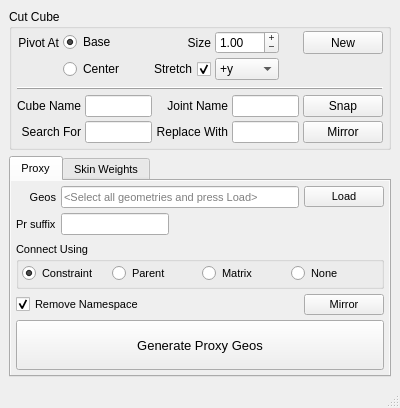
<?xml version="1.0" encoding="UTF-8"?>
<ui version="4.0">
 <class>proxyRigGenerator_MainWindow</class>
 <widget class="QMainWindow" name="proxyRigGenerator_MainWindow">
  <property name="geometry">
   <rect>
    <x>0</x>
    <y>0</y>
    <width>400</width>
    <height>391</height>
   </rect>
  </property>
  <property name="windowTitle">
   <string>MainWindow</string>
  </property>
  <widget class="QWidget" name="centralwidget">
   <layout class="QVBoxLayout" name="verticalLayout" stretch="0,2">
    <item>
     <widget class="QGroupBox" name="cutCube_groupBox">
      <property name="layoutDirection">
       <enum>Qt::LeftToRight</enum>
      </property>
      <property name="locale">
       <locale language="English" country="UnitedStates"/>
      </property>
      <property name="title">
       <string>Cut Cube</string>
      </property>
      <layout class="QVBoxLayout" name="verticalLayout_2">
       <property name="spacing">
        <number>3</number>
       </property>
       <property name="leftMargin">
        <number>5</number>
       </property>
       <property name="topMargin">
        <number>0</number>
       </property>
       <property name="rightMargin">
        <number>5</number>
       </property>
       <property name="bottomMargin">
        <number>0</number>
       </property>
       <item>
        <layout class="QGridLayout" name="gridLayout_5" columnstretch="5,5,5,5,5,5,5">
         <property name="topMargin">
          <number>2</number>
         </property>
         <property name="bottomMargin">
          <number>4</number>
         </property>
         <property name="spacing">
          <number>4</number>
         </property>
         <item row="0" column="3">
          <widget class="QLabel" name="label_6">
           <property name="text">
            <string>Size</string>
           </property>
           <property name="alignment">
            <set>Qt::AlignRight|Qt::AlignTrailing|Qt::AlignVCenter</set>
           </property>
          </widget>
         </item>
         <item row="0" column="4">
          <widget class="QDoubleSpinBox" name="size_doubleSpinBox">
           <property name="locale">
            <locale language="English" country="UnitedStates"/>
           </property>
           <property name="buttonSymbols">
            <enum>QAbstractSpinBox::PlusMinus</enum>
           </property>
           <property name="correctionMode">
            <enum>QAbstractSpinBox::CorrectToNearestValue</enum>
           </property>
           <property name="maximum">
            <double>100.000000000000000</double>
           </property>
           <property name="singleStep">
            <double>0.100000000000000</double>
           </property>
           <property name="value">
            <double>1.000000000000000</double>
           </property>
          </widget>
         </item>
         <item row="0" column="1">
          <widget class="QRadioButton" name="base_radioButton">
           <property name="layoutDirection">
            <enum>Qt::LeftToRight</enum>
           </property>
           <property name="text">
            <string>Base</string>
           </property>
           <property name="checked">
            <bool>true</bool>
           </property>
          </widget>
         </item>
         <item row="1" column="1">
          <widget class="QRadioButton" name="center_radioButton">
           <property name="layoutDirection">
            <enum>Qt::LeftToRight</enum>
           </property>
           <property name="text">
            <string>Center</string>
           </property>
          </widget>
         </item>
         <item row="0" column="0">
          <widget class="QLabel" name="label_10">
           <property name="text">
            <string>Pivot At</string>
           </property>
           <property name="alignment">
            <set>Qt::AlignRight|Qt::AlignTrailing|Qt::AlignVCenter</set>
           </property>
          </widget>
         </item>
         <item row="0" column="6">
          <widget class="QPushButton" name="newCube_pushButton">
           <property name="sizePolicy">
            <sizepolicy hsizetype="Minimum" vsizetype="Minimum">
             <horstretch>0</horstretch>
             <verstretch>0</verstretch>
            </sizepolicy>
           </property>
           <property name="text">
            <string>New</string>
           </property>
          </widget>
         </item>
         <item row="1" column="4">
          <widget class="QComboBox" name="axis_comboBox">
           <property name="layoutDirection">
            <enum>Qt::LeftToRight</enum>
           </property>
           <property name="currentIndex">
            <number>2</number>
           </property>
           <item>
            <property name="text">
             <string>+x</string>
            </property>
           </item>
           <item>
            <property name="text">
             <string>-x</string>
            </property>
           </item>
           <item>
            <property name="text">
             <string>+y</string>
            </property>
           </item>
           <item>
            <property name="text">
             <string>-y</string>
            </property>
           </item>
           <item>
            <property name="text">
             <string>+z</string>
            </property>
           </item>
           <item>
            <property name="text">
             <string>-z</string>
            </property>
           </item>
          </widget>
         </item>
         <item row="1" column="3">
          <widget class="QCheckBox" name="autoLen_checkBox">
           <property name="layoutDirection">
            <enum>Qt::RightToLeft</enum>
           </property>
           <property name="text">
            <string>Stretch</string>
           </property>
           <property name="checked">
            <bool>true</bool>
           </property>
           <property name="tristate">
            <bool>false</bool>
           </property>
          </widget>
         </item>
         <item row="0" column="2">
          <spacer name="horizontalSpacer">
           <property name="orientation">
            <enum>Qt::Horizontal</enum>
           </property>
           <property name="sizeHint" stdset="0">
            <size>
             <width>40</width>
             <height>20</height>
            </size>
           </property>
          </spacer>
         </item>
         <item row="0" column="5">
          <spacer name="horizontalSpacer_2">
           <property name="orientation">
            <enum>Qt::Horizontal</enum>
           </property>
           <property name="sizeHint" stdset="0">
            <size>
             <width>40</width>
             <height>20</height>
            </size>
           </property>
          </spacer>
         </item>
        </layout>
       </item>
       <item>
        <widget class="Line" name="line">
         <property name="frameShadow">
          <enum>QFrame::Raised</enum>
         </property>
         <property name="orientation">
          <enum>Qt::Horizontal</enum>
         </property>
        </widget>
       </item>
       <item>
        <layout class="QGridLayout" name="gridLayout" rowstretch="1,0" columnstretch="1,0,0,0,0">
         <property name="topMargin">
          <number>2</number>
         </property>
         <property name="bottomMargin">
          <number>4</number>
         </property>
         <property name="spacing">
          <number>4</number>
         </property>
         <item row="1" column="4">
          <widget class="QPushButton" name="mirrorCube_pushButton">
           <property name="text">
            <string>Mirror</string>
           </property>
          </widget>
         </item>
         <item row="1" column="1">
          <widget class="QLineEdit" name="searchFor_lineEdit">
           <property name="text">
            <string/>
           </property>
          </widget>
         </item>
         <item row="0" column="1">
          <widget class="QLineEdit" name="cubeSuffix_lineEdit">
           <property name="text">
            <string/>
           </property>
          </widget>
         </item>
         <item row="0" column="4">
          <widget class="QPushButton" name="snapCube_pushButton">
           <property name="text">
            <string>Snap</string>
           </property>
          </widget>
         </item>
         <item row="0" column="2">
          <widget class="QLabel" name="label_2">
           <property name="text">
            <string>Joint Name</string>
           </property>
           <property name="alignment">
            <set>Qt::AlignRight|Qt::AlignTrailing|Qt::AlignVCenter</set>
           </property>
          </widget>
         </item>
         <item row="0" column="0">
          <widget class="QLabel" name="label">
           <property name="text">
            <string>Cube Name</string>
           </property>
           <property name="alignment">
            <set>Qt::AlignRight|Qt::AlignTrailing|Qt::AlignVCenter</set>
           </property>
          </widget>
         </item>
         <item row="0" column="3">
          <widget class="QLineEdit" name="jntSuffix_lineEdit">
           <property name="text">
            <string/>
           </property>
          </widget>
         </item>
         <item row="1" column="2">
          <widget class="QLabel" name="label_4">
           <property name="text">
            <string>Replace With</string>
           </property>
           <property name="alignment">
            <set>Qt::AlignRight|Qt::AlignTrailing|Qt::AlignVCenter</set>
           </property>
          </widget>
         </item>
         <item row="1" column="3">
          <widget class="QLineEdit" name="replaceWith_lineEdit">
           <property name="text">
            <string/>
           </property>
          </widget>
         </item>
         <item row="1" column="0">
          <widget class="QLabel" name="label_3">
           <property name="text">
            <string>Search For</string>
           </property>
           <property name="alignment">
            <set>Qt::AlignRight|Qt::AlignTrailing|Qt::AlignVCenter</set>
           </property>
          </widget>
         </item>
        </layout>
       </item>
      </layout>
     </widget>
    </item>
    <item>
     <widget class="QTabWidget" name="tabWidget">
      <property name="font">
       <font>
        <pointsize>8</pointsize>
       </font>
      </property>
      <property name="locale">
       <locale language="English" country="UnitedStates"/>
      </property>
      <property name="currentIndex">
       <number>0</number>
      </property>
      <widget class="QWidget" name="proxyCut_tab">
       <property name="autoFillBackground">
        <bool>true</bool>
       </property>
       <attribute name="title">
        <string>Proxy</string>
       </attribute>
       <layout class="QVBoxLayout" name="verticalLayout_3" stretch="1,0,1,0,1">
        <property name="spacing">
         <number>5</number>
        </property>
        <property name="leftMargin">
         <number>5</number>
        </property>
        <property name="topMargin">
         <number>5</number>
        </property>
        <property name="rightMargin">
         <number>5</number>
        </property>
        <property name="bottomMargin">
         <number>5</number>
        </property>
        <item>
         <layout class="QGridLayout" name="gridLayout_3">
          <property name="spacing">
           <number>5</number>
          </property>
          <item row="1" column="0">
           <widget class="QLabel" name="label_9">
            <property name="layoutDirection">
             <enum>Qt::RightToLeft</enum>
            </property>
            <property name="locale">
             <locale language="English" country="UnitedStates"/>
            </property>
            <property name="text">
             <string>Pr suffix</string>
            </property>
           </widget>
          </item>
          <item row="0" column="2">
           <widget class="QPushButton" name="loadGeo_pushButton">
            <property name="locale">
             <locale language="English" country="UnitedStates"/>
            </property>
            <property name="text">
             <string>Load</string>
            </property>
           </widget>
          </item>
          <item row="0" column="0">
           <widget class="QLabel" name="label_7">
            <property name="locale">
             <locale language="English" country="UnitedStates"/>
            </property>
            <property name="text">
             <string>Geos</string>
            </property>
            <property name="alignment">
             <set>Qt::AlignRight|Qt::AlignTrailing|Qt::AlignVCenter</set>
            </property>
           </widget>
          </item>
          <item row="0" column="1">
           <widget class="QLineEdit" name="proxyGeo_lineEdit">
            <property name="locale">
             <locale language="English" country="UnitedStates"/>
            </property>
            <property name="readOnly">
             <bool>true</bool>
            </property>
            <property name="placeholderText">
             <string>&lt;Select all geometries and press Load&gt;</string>
            </property>
           </widget>
          </item>
          <item row="1" column="1">
           <widget class="QLineEdit" name="geoSuffix_lineEdit">
            <property name="sizePolicy">
             <sizepolicy hsizetype="Maximum" vsizetype="Fixed">
              <horstretch>0</horstretch>
              <verstretch>0</verstretch>
             </sizepolicy>
            </property>
            <property name="locale">
             <locale language="English" country="UnitedStates"/>
            </property>
           </widget>
          </item>
         </layout>
        </item>
        <item>
         <spacer name="verticalSpacer">
          <property name="locale">
           <locale language="English" country="UnitedStates"/>
          </property>
          <property name="orientation">
           <enum>Qt::Vertical</enum>
          </property>
          <property name="sizeHint" stdset="0">
           <size>
            <width>20</width>
            <height>40</height>
           </size>
          </property>
         </spacer>
        </item>
        <item>
         <widget class="QGroupBox" name="groupBox">
          <property name="sizePolicy">
           <sizepolicy hsizetype="Preferred" vsizetype="Fixed">
            <horstretch>0</horstretch>
            <verstretch>0</verstretch>
           </sizepolicy>
          </property>
          <property name="autoFillBackground">
           <bool>true</bool>
          </property>
          <property name="locale">
           <locale language="English" country="UnitedStates"/>
          </property>
          <property name="title">
           <string>Connect Using</string>
          </property>
          <layout class="QHBoxLayout" name="horizontalLayout_2">
           <property name="spacing">
            <number>3</number>
           </property>
           <property name="leftMargin">
            <number>3</number>
           </property>
           <property name="topMargin">
            <number>3</number>
           </property>
           <property name="rightMargin">
            <number>3</number>
           </property>
           <property name="bottomMargin">
            <number>3</number>
           </property>
           <item>
            <widget class="QRadioButton" name="constraint_radioButton">
             <property name="locale">
              <locale language="English" country="UnitedStates"/>
             </property>
             <property name="text">
              <string>Constraint</string>
             </property>
             <property name="checked">
              <bool>true</bool>
             </property>
            </widget>
           </item>
           <item>
            <widget class="QRadioButton" name="parent_radioButton">
             <property name="locale">
              <locale language="English" country="UnitedStates"/>
             </property>
             <property name="text">
              <string>Parent</string>
             </property>
            </widget>
           </item>
           <item>
            <widget class="QRadioButton" name="matrix_radioButton">
             <property name="locale">
              <locale language="English" country="UnitedStates"/>
             </property>
             <property name="text">
              <string>Matrix</string>
             </property>
            </widget>
           </item>
           <item>
            <widget class="QRadioButton" name="radioButton">
             <property name="locale">
              <locale language="English" country="UnitedStates"/>
             </property>
             <property name="text">
              <string>None</string>
             </property>
            </widget>
           </item>
          </layout>
         </widget>
        </item>
        <item>
         <layout class="QHBoxLayout" name="horizontalLayout">
          <property name="spacing">
           <number>0</number>
          </property>
          <item>
           <widget class="QCheckBox" name="removeNamespace_checkBox">
            <property name="text">
             <string>Remove Namespace</string>
            </property>
            <property name="checked">
             <bool>true</bool>
            </property>
           </widget>
          </item>
          <item>
           <spacer name="horizontalSpacer_3">
            <property name="orientation">
             <enum>Qt::Horizontal</enum>
            </property>
            <property name="sizeHint" stdset="0">
             <size>
              <width>40</width>
              <height>20</height>
             </size>
            </property>
           </spacer>
          </item>
          <item>
           <widget class="QPushButton" name="mirrorCut_pushButton">
            <property name="text">
             <string>Mirror</string>
            </property>
           </widget>
          </item>
         </layout>
        </item>
        <item>
         <widget class="QPushButton" name="cut_pushButton">
          <property name="sizePolicy">
           <sizepolicy hsizetype="Minimum" vsizetype="Fixed">
            <horstretch>0</horstretch>
            <verstretch>0</verstretch>
           </sizepolicy>
          </property>
          <property name="minimumSize">
           <size>
            <width>0</width>
            <height>50</height>
           </size>
          </property>
          <property name="font">
           <font>
            <pointsize>10</pointsize>
           </font>
          </property>
          <property name="locale">
           <locale language="English" country="UnitedStates"/>
          </property>
          <property name="text">
           <string>Generate Proxy Geos</string>
          </property>
         </widget>
        </item>
       </layout>
      </widget>
      <widget class="QWidget" name="skinWeights_tab">
       <property name="autoFillBackground">
        <bool>true</bool>
       </property>
       <attribute name="title">
        <string>Skin Weights</string>
       </attribute>
       <layout class="QVBoxLayout" name="verticalLayout_4" stretch="1,1,0,1">
        <property name="spacing">
         <number>5</number>
        </property>
        <property name="leftMargin">
         <number>5</number>
        </property>
        <property name="topMargin">
         <number>5</number>
        </property>
        <property name="rightMargin">
         <number>5</number>
        </property>
        <property name="bottomMargin">
         <number>5</number>
        </property>
        <item>
         <layout class="QGridLayout" name="gridLayout_2">
          <property name="spacing">
           <number>5</number>
          </property>
          <item row="0" column="0">
           <widget class="QLabel" name="label_5">
            <property name="locale">
             <locale language="English" country="UnitedStates"/>
            </property>
            <property name="text">
             <string>Skin Geo</string>
            </property>
           </widget>
          </item>
          <item row="0" column="1">
           <widget class="QLineEdit" name="skinGeo_lineEdit">
            <property name="locale">
             <locale language="English" country="UnitedStates"/>
            </property>
            <property name="readOnly">
             <bool>true</bool>
            </property>
            <property name="placeholderText">
             <string>&lt;Select skin geo and press Load&gt;</string>
            </property>
           </widget>
          </item>
          <item row="0" column="2">
           <widget class="QPushButton" name="skinGeo_pushButton">
            <property name="locale">
             <locale language="English" country="UnitedStates"/>
            </property>
            <property name="text">
             <string>Load</string>
            </property>
           </widget>
          </item>
          <item row="1" column="2">
           <widget class="QPushButton" name="rootJnt_pushButton">
            <property name="locale">
             <locale language="English" country="UnitedStates"/>
            </property>
            <property name="text">
             <string>Load</string>
            </property>
           </widget>
          </item>
          <item row="1" column="0">
           <widget class="QLabel" name="label_8">
            <property name="locale">
             <locale language="English" country="UnitedStates"/>
            </property>
            <property name="text">
             <string>Root Jnt</string>
            </property>
           </widget>
          </item>
          <item row="1" column="1">
           <widget class="QLineEdit" name="rootJnt_lineEdit">
            <property name="locale">
             <locale language="English" country="UnitedStates"/>
            </property>
            <property name="readOnly">
             <bool>true</bool>
            </property>
            <property name="placeholderText">
             <string>&lt;Select root joint and press Load&gt;</string>
            </property>
           </widget>
          </item>
         </layout>
        </item>
        <item>
         <spacer name="verticalSpacer_2">
          <property name="locale">
           <locale language="English" country="UnitedStates"/>
          </property>
          <property name="orientation">
           <enum>Qt::Vertical</enum>
          </property>
          <property name="sizeHint" stdset="0">
           <size>
            <width>20</width>
            <height>40</height>
           </size>
          </property>
         </spacer>
        </item>
        <item>
         <layout class="QHBoxLayout" name="horizontalLayout_3">
          <property name="spacing">
           <number>0</number>
          </property>
          <item>
           <widget class="QCheckBox" name="floodRoot_checkBox">
            <property name="locale">
             <locale language="English" country="UnitedStates"/>
            </property>
            <property name="text">
             <string>Additive mode</string>
            </property>
            <property name="checked">
             <bool>false</bool>
            </property>
           </widget>
          </item>
          <item>
           <spacer name="horizontalSpacer_4">
            <property name="orientation">
             <enum>Qt::Horizontal</enum>
            </property>
            <property name="sizeHint" stdset="0">
             <size>
              <width>40</width>
              <height>20</height>
             </size>
            </property>
           </spacer>
          </item>
         </layout>
        </item>
        <item>
         <widget class="QPushButton" name="generateSkinWeight_pushButton">
          <property name="sizePolicy">
           <sizepolicy hsizetype="Minimum" vsizetype="Fixed">
            <horstretch>0</horstretch>
            <verstretch>0</verstretch>
           </sizepolicy>
          </property>
          <property name="minimumSize">
           <size>
            <width>0</width>
            <height>50</height>
           </size>
          </property>
          <property name="font">
           <font>
            <pointsize>10</pointsize>
           </font>
          </property>
          <property name="locale">
           <locale language="English" country="UnitedStates"/>
          </property>
          <property name="text">
           <string>Generate Skin Weights</string>
          </property>
         </widget>
        </item>
       </layout>
      </widget>
     </widget>
    </item>
   </layout>
  </widget>
  <widget class="QStatusBar" name="statusBar"/>
 </widget>
 <resources/>
 <connections>
  <connection>
   <sender>autoLen_checkBox</sender>
   <signal>toggled(bool)</signal>
   <receiver>axis_comboBox</receiver>
   <slot>setEnabled(bool)</slot>
   <hints>
    <hint type="sourcelabel">
     <x>265</x>
     <y>35</y>
    </hint>
    <hint type="destinationlabel">
     <x>258</x>
     <y>59</y>
    </hint>
   </hints>
  </connection>
 </connections>
</ui>
